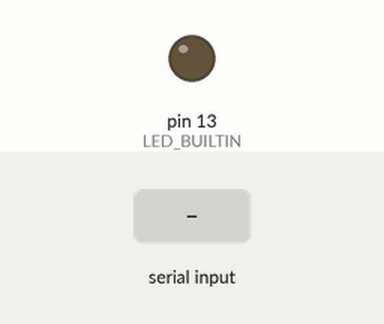
The sketch below on a simulated Arduino Uno, built with avr-gcc and run on an emulated ATmega328P. On the bench: output pins drawn as LEDs (lit = HIGH). Dashed ring = blinking. The inputs (shaded band) are chosen by the test bench.

Above: at 1.2 s.
1.3 s: "90,45\n" received over Serial
At 2.1 s:
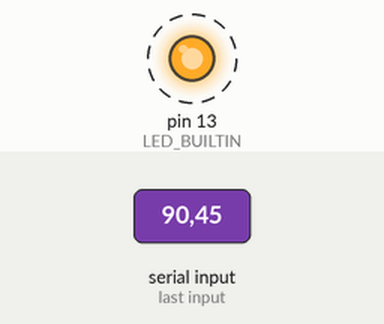
Timing chart, 0 to 10.3 s (numbered marks = the images above; inputs shaded):
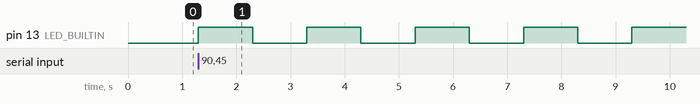

The sketch:

message-passing.ino
```cpp
/* Simple test of message passing. This sketch can be loaded onto multiple
 * devices, then daisy-chain them. If "1347" is passed via serial to the first device in the chain...
 - the first device will flash once
 - second device will flash three times
 - the third device will flash four times
 - the "7" is inconsequential and will be dropped
 *
 * It should also be noted this is a sequential example. This is intentional due
 * to power constraints of the project (driving multiple steppers at the same
 * time is too much, so we're moving one at a time)
 */

#include <SoftwareSerial.h>

#define pinOut 0
#define pinIn 1

SoftwareSerial pinSerial = SoftwareSerial(pinIn, pinOut);

void setup() {
  while (!Serial) { }
  Serial.begin(19200);
  pinMode(LED_BUILTIN, OUTPUT);
  digitalWrite(LED_BUILTIN, LOW);

  pinMode(pinIn, INPUT);
  pinMode(pinOut, OUTPUT);
  pinSerial.begin(9600);
}

void blinkFor(long sec) {
  for (int i = 2; i < sec; i++) {
    digitalWrite(LED_BUILTIN, HIGH);
    delay(1000);
    digitalWrite(LED_BUILTIN, LOW);
    delay(1000);
  }
}

void handleMessage(char first_character) {
  if (!first_character) return;

  if (first_character >= '0' && first_character <= '9') {
    long digit = first_character - '0';
    blinkFor(digit);
  }
}

void passMessage(String message) {
  if (message.length() == 0) return;
  // something here...
  pinSerial.write("hello");
}

void handleSerial(char first_character, String other_characters) {
  handleMessage(first_character);
  passMessage(other_characters);
}

void checkPinSerial() {
  if (pinSerial.available() == 0) return;

  char first_character = pinSerial.read();
  String other_characters = "";
  while (pinSerial.available() != 0) {
    other_characters += pinSerial.read();
  }

  handleSerial(first_character, other_characters);
}

void checkUsbSerial() {
  if (Serial.available() == 0) return;

  char first_character = Serial.read();
  String other_characters = "";
  while (Serial.available() != 0) {
    other_characters += Serial.read();
  }

  handleSerial(first_character, other_characters);
}

void loop() {
  checkUsbSerial();
  checkPinSerial();
}
```

Measured:
- after the input at 1.3 s, pin 13 (LED_BUILTIN): alternates HIGH for 1.0 s and LOW for 1.0 s, starting at once
